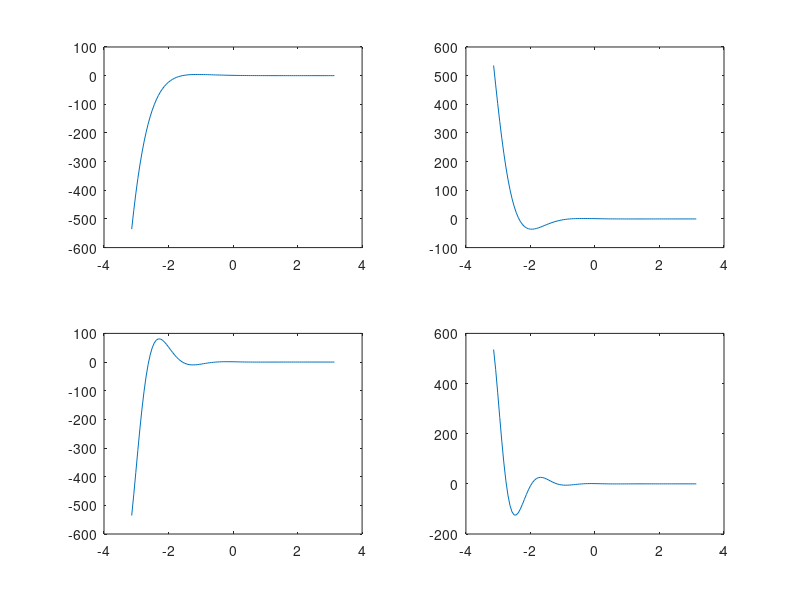

This chart was generated by the following MATLAB code:
% Regression test function (black blox) for FreeMat v4.0
% This function is autogenerated by helpgen.
function bbtest_success = bbtest_subplot
  bbtest_success = 1;
NumErrors = 0;
try
  t = linspace(-pi,pi);

catch
  NumErrors = NumErrors + 1;
end
try
  subplot(2,2,1)

catch
  NumErrors = NumErrors + 1;
end
try
  plot(t,cos(t).*exp(-2*t));

catch
  NumErrors = NumErrors + 1;
end
try
  subplot(2,2,2);

catch
  NumErrors = NumErrors + 1;
end
try
  plot(t,cos(t*2).*exp(-2*t));

catch
  NumErrors = NumErrors + 1;
end
try
  subplot(2,2,3);

catch
  NumErrors = NumErrors + 1;
end
try
  plot(t,cos(t*3).*exp(-2*t));

catch
  NumErrors = NumErrors + 1;
end
try
  subplot(2,2,4);

catch
  NumErrors = NumErrors + 1;
end
try
  plot(t,cos(t*4).*exp(-2*t));

catch
  NumErrors = NumErrors + 1;
end
try
  mprint subplot1

catch
  NumErrors = NumErrors + 1;
end
if (NumErrors ~= 0) bbtest_success = 0; return; end
NumErrors = 0;
try
  t = linspace(-pi,pi);

catch
  NumErrors = NumErrors + 1;
end
try
  subplot(2,2,[1,2])

catch
  NumErrors = NumErrors + 1;
end
try
  plot(t,cos(t).*exp(-2*t));

catch
  NumErrors = NumErrors + 1;
end
try
  subplot(2,2,3);

catch
  NumErrors = NumErrors + 1;
end
try
  plot(t,cos(t*3).*exp(-2*t));

catch
  NumErrors = NumErrors + 1;
end
try
  subplot(2,2,4);

catch
  NumErrors = NumErrors + 1;
end
try
  plot(t,cos(t*4).*exp(-2*t));

catch
  NumErrors = NumErrors + 1;
end
try
  mprint subplot2

catch
  NumErrors = NumErrors + 1;
end
if (NumErrors ~= 0) bbtest_success = 0; return; end
NumErrors = 0;
try
  t=0:(2*pi/100):(2*pi);

catch
  NumErrors = NumErrors + 1;
end
try
  x=cos(t*2).*(2+sin(t*3)*.3);

catch
  NumErrors = NumErrors + 1;
end
try
  y=sin(t*2).*(2+sin(t*3)*.3);

catch
  NumErrors = NumErrors + 1;
end
try
  z=cos(t*3)*.3;

catch
  NumErrors = NumErrors + 1;
end
try
  subplot(2,2,1)

catch
  NumErrors = NumErrors + 1;
end
try
  plot(t,x);

catch
  NumErrors = NumErrors + 1;
end
try
  subplot(2,2,2);

catch
  NumErrors = NumErrors + 1;
end
try
  plot(t,y);

catch
  NumErrors = NumErrors + 1;
end
try
  subplot(2,2,3);

catch
  NumErrors = NumErrors + 1;
end
try
  plot(t,z);

catch
  NumErrors = NumErrors + 1;
end
try
  subplot(2,2,4);

catch
  NumErrors = NumErrors + 1;
end
try
  tubeplot(x,y,z,0.14*sin(t*5)+.29,t,10)

catch
  NumErrors = NumErrors + 1;
end
try
  axis equal

catch
  NumErrors = NumErrors + 1;
end
try
  view(3)

catch
  NumErrors = NumErrors + 1;
end
try
  mprint subplot3

catch
  NumErrors = NumErrors + 1;
end
if (NumErrors ~= 0) bbtest_success = 0; return; end
